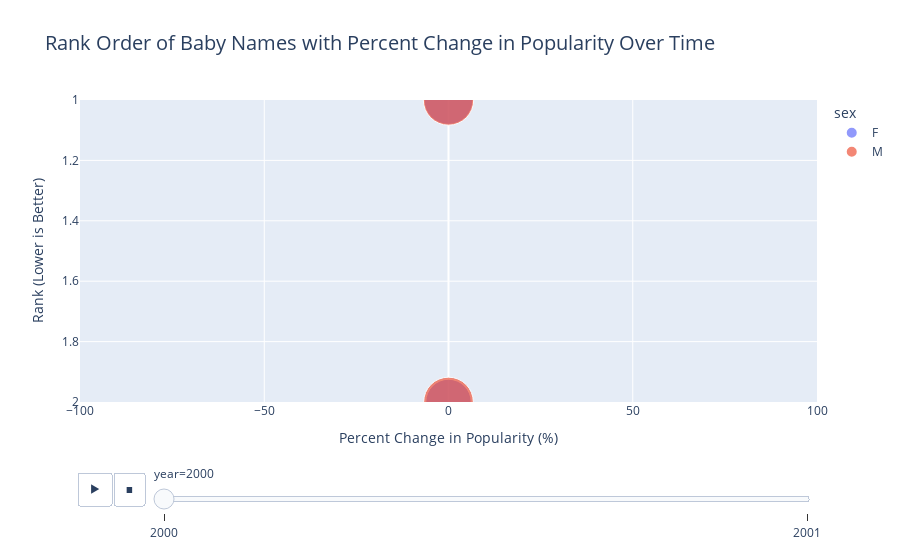

Write notebook code for a chart like this one.
### Code cell
# Create the animated scatter plot
fig = px.scatter(
    df,
    x='popularity_pct_change',  # X-axis: Percent change in popularity
    y='rank',                   # Y-axis: Rank (lower is better)
    size='percent',             # Bubble size: Percent of popularity
    color='sex',                # Color based on sex (or any other categorical variable)
    hover_name='name',          # Display name on hover
    animation_frame='year',     # Animate over time by year
    animation_group='name',     # Ensure continuity of each name across years
    size_max=50,                # Maximum bubble size
    range_x=[-100, 100],        # Adjust X-axis range for percent change
    range_y=[len(df['rank'].unique()), 1],  # Reverse Y-axis (so smaller ranks are at the top)
    title="Rank Order of Baby Names with Percent Change in Popularity Over Time"
)

# Customize layout
fig.update_layout(
    xaxis_title="Percent Change in Popularity (%)",
    yaxis_title="Rank (Lower is Better)",
    title_font_size=20,
    showlegend=True
)

# Show the plot
fig.show()

### Figure 1 — Plotly figure (JSON) as saved in the notebook; plotly's stock layout.template omitted (floating-point values rounded to 4 significant figures)
{"data": [{"hovertemplate": "<b>%{hovertext}</b><br><br>sex=F<br>year=2000<br>popularity_pct_change=%{x}<br>rank=%{y}<br>percent=%{marker.size}<extra></extra>", "hovertext": ["Emma", "Olivia"], "ids": ["Emma", "Olivia"], "legendgroup": "F", "marker": {"color": "#636efa", "size": [25.21, 21.85], "sizemode": "area", "sizeref": 0.02113, "symbol": "circle"}, "mode": "markers", "name": "F", "orientation": "v", "showlegend": true, "type": "scatter", "x": [0, 0], "xaxis": "x", "y": [1, 2], "yaxis": "y"}, {"hovertemplate": "<b>%{hovertext}</b><br><br>sex=M<br>year=2000<br>popularity_pct_change=%{x}<br>rank=%{y}<br>percent=%{marker.size}<extra></extra>", "hovertext": ["Liam", "Noah"], "ids": ["Liam", "Noah"], "legendgroup": "M", "marker": {"color": "#EF553B", "size": [26.89, 26.05], "sizemode": "area", "sizeref": 0.02113, "symbol": "circle"}, "mode": "markers", "name": "M", "orientation": "v", "showlegend": true, "type": "scatter", "x": [0, 0], "xaxis": "x", "y": [1, 2], "yaxis": "y"}], "layout": {"legend": {"itemsizing": "constant", "title": {"text": "sex"}, "tracegroupgap": 0}, "showlegend": true, "sliders": [{"active": 0, "currentvalue": {"prefix": "year="}, "len": 0.9, "pad": {"b": 10, "t": 60}, "steps": [{"args": [["2000"], {"frame": {"duration": 0, "redraw": false}, "fromcurrent": true, "mode": "immediate", "transition": {"duration": 0, "easing": "linear"}}], "label": "2000", "method": "animate"}, {"args": [["2001"], {"frame": {"duration": 0, "redraw": false}, "fromcurrent": true, "mode": "immediate", "transition": {"duration": 0, "easing": "linear"}}], "label": "2001", "method": "animate"}], "x": 0.1, "xanchor": "left", "y": 0, "yanchor": "top"}], "title": {"font": {"size": 20}, "text": "Rank Order of Baby Names with Percent Change in Popularity Over Time"}, "updatemenus": [{"buttons": [{"args": [null, {"frame": {"duration": 500, "redraw": false}, "fromcurrent": true, "mode": "immediate", "transition": {"duration": 500, "easing": "linear"}}], "label": "&#9654;", "method": "animate"}, {"args": [[null], {"frame": {"duration": 0, "redraw": false}, "fromcurrent": true, "mode": "immediate", "transition": {"duration": 0, "easing": "linear"}}], "label": "&#9724;", "method": "animate"}], "direction": "left", "pad": {"r": 10, "t": 70}, "showactive": false, "type": "buttons", "x": 0.1, "xanchor": "right", "y": 0, "yanchor": "top"}], "xaxis": {"anchor": "y", "domain": [0, 1], "range": [-100, 100], "title": {"text": "Percent Change in Popularity (%)"}}, "yaxis": {"anchor": "x", "domain": [0, 1], "range": [2, 1], "title": {"text": "Rank (Lower is Better)"}}}}
